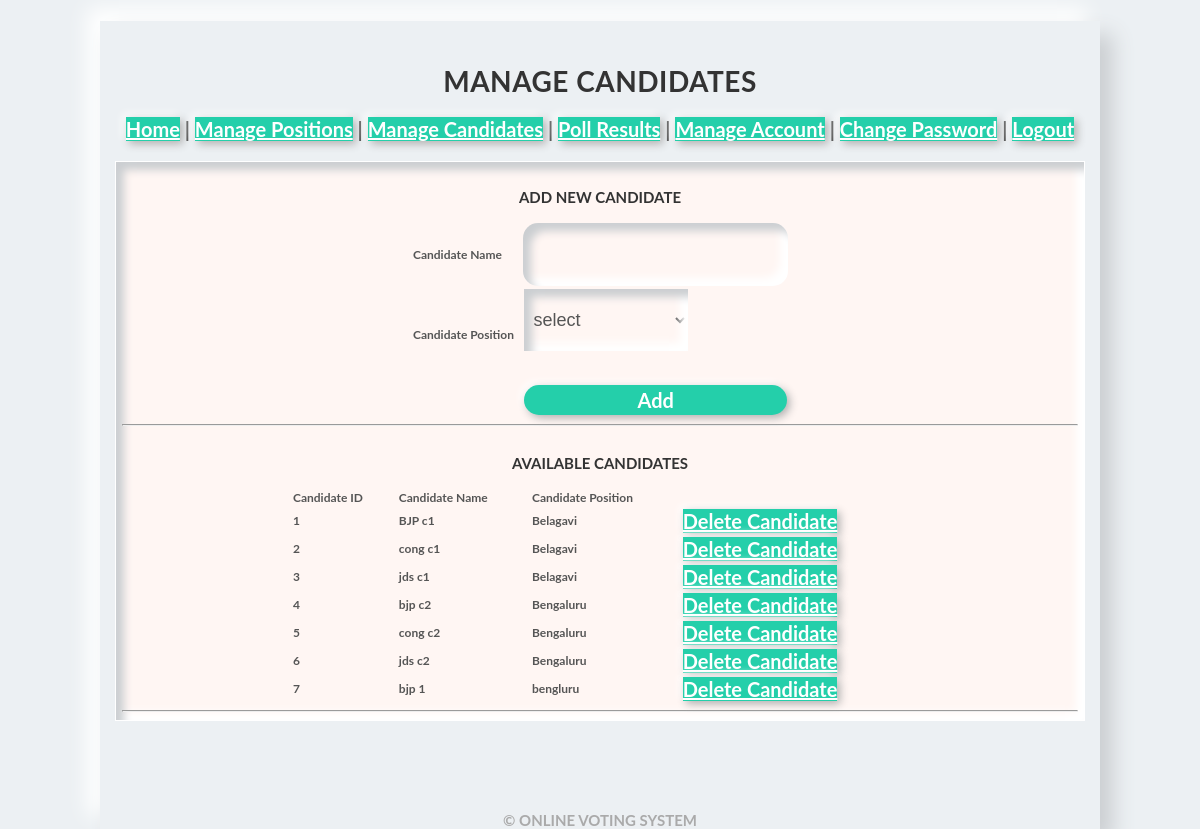
The page /admin/candidates.php (signed in) on the database its author committed.
### tables this page shows
CREATE TABLE `tbcandidates` (
  `candidate_id` int(5) NOT NULL,
  `candidate_name` varchar(45) NOT NULL,
  `candidate_position` varchar(45) NOT NULL,
  `candidate_cvotes` int(11) NOT NULL
);

### admin/candidates.php (the view, shortened to what this page needs)
<?php
require('../connection.php');
$result=mysqli_query($con,"SELECT * FROM tbCandidates");
?>
<?php
$positions_retrieved=mysqli_query($con, "SELECT * FROM tbPositions");
?>
<!DOCTYPE html PUBLIC "-//W3C//DTD XHTML 1.0 Transitional//EN" "http://www.w3.org/TR/xhtml1/DTD/xhtml1-transitional.dtd">
<html xmlns="http://www.w3.org/1999/xhtml">
<head>
<link href="css/admin_styles.css" rel="stylesheet" type="text/css" />
</head>
<body bgcolor="tan">
<center><b><font color = "brown" size="6"></font></b></center><br><br>
<div id="page">
<div id="header">
  <h1>MANAGE CANDIDATES</h1>
  <a href="admin.php">Home</a> | <a href="positions.php">Manage Positions</a> | <a href="candidates.php">Manage Candidates</a> | <a href="refresh.php">Poll Results</a> | <a href="manage-admins.php">Manage Account</a> | <a href="change-pass.php">Change Password</a>  | <a href="logout.php">Logout</a>
</div>
<div id="container">
<table width="380" align="center">
<CAPTION><h3>ADD NEW CANDIDATE</h3></CAPTION>
<form name="fmCandidates" id="fmCandidates" action="candidates.php" method="post" onsubmit="return candidateValidate(this)">
<tr>
    <td >Candidate Name</td>
    <td class="username"><input style="border: none;
  outline:none;
  background: none;
  font-size: 18px;
  color: #555;
  padding:20px 10px 20px 5px;" type="text" name="name" /></td>
</tr>
<tr>
    <td>Candidate Position</td>
    <td><SELECT style="margin-bottom: 30px;
 box-shadow: inset 8px 8px 8px #cbced1,
             inset -8px -8px 8px #ffffff;border: none;
 outline:none;
 background: none;
 font-size: 18px;
 color: #555;
 padding:20px 10px 20px 5px;" NAME="position" id="position">select
    <OPTION VALUE="select">select
    <?php
    while ($row=mysqli_fetch_array($positions_retrieved)){
    echo "<OPTION VALUE=$row[position_name]>$row[position_name]";
    }
    ?>
    </SELECT>
    </td>
</tr>
<tr>
    <td>&nbsp;</td>
    <td><input style="outline: none;
  border:none;
  cursor: pointer;
  width:100%;
  height: 30px;
  border-radius: 30px;
  font-size: 20px;
  font-weight: 700;
  font-family: 'Lato', sans-serif;
  color:#fff;
  text-align: center;
  background: #24cfaa;
  box-shadow: 3px 3px 8px #b1b1b1,
              -3px -3px 8px #ffffff;
  transition: 0.5s;" type="submit" name="Submit" value="Add" /></td>
</tr>
</table>
<hr>
<table border="0" width="620" align="center">
<CAPTION><h3>AVAILABLE CANDIDATES</h3></CAPTION>
<tr>
<th>Candidate ID</th>
<th>Candidate Name</th>
<th>Candidate Position</th>
</tr>
<?php
$inc=1;
while ($row=mysqli_fetch_array($result)){
echo "<tr>";
echo "<td>" . $inc."</td>";
echo "<td>" . $row['candidate_name']."</td>";
echo "<td>" . $row['candidate_position']."</td>";
echo '<td><a href="candidates.php?id=' . $row['candidate_id'] . '">Delete Candidate</a></td>';
echo "</tr>";
$inc++;
}
?>
</table>
<hr>
</div>
<div id="footer">
  <div class="bottom_addr">&copy; ONLINE VOTING SYSTEM</div>
</div>
</div>
</body>
</html>

### admin/css/admin_styles.css (style rules this page uses)
* { box-sizing: border-box; }
body { margin:0; height: 100vh; width: 100vw; overflow: hidden; font-family: 'Lato', sans-serif; font-weight: 700; display: flex; align-items: center; justify-content: center; color:#555; background: #ecf0f3; }
.bottom_addr { text-decoration: none; color:#aaa; font-size: 15px; }
h1 { text-align: center; color: #333333; font-size: 28px; padding-top: 24px; letter-spacing: 0.5px; }
h3 { text-align: center; color: #333333; font-size: 15px; padding-top: 7px; }
a { outline: none; border:none; cursor: pointer; width:100%; height: 50px; font-size: 20px; font-weight: 700; font-family: 'Lato', sans-serif; color:#fff; text-align: center; background: #24cfaa; box-shadow: 3px 3px 8px #b1b1b1, -3px -3px 8px #ffffff; transition: 0.5s; }
th { font-weight: bold; text-align: left; }
#page { width:1000px; margin:0 auto; margin-top:50px; padding-top:0px; background: #ecf0f3; box-shadow: 13px 13px 20px #cbced1, -13px -13px 20px #ffffff; height:auto; }
#header { text-align:center; background: #ecf0f3; }
#header { font-size:20px; }
#container { border:#ffffff solid 1px; padding:4px 6px 2px 6px; width:970px; margin:0 auto; background:#fff6f3; font-size:12px; text-align:justify; margin-top:20px; margin-bottom: 30px; box-shadow: inset 8px 8px 8px #cbced1, inset -8px -8px 8px #ffffff; }
#footer { padding-top: 60px; text-align: center; text-decoration: none; color:#aaa; font-size: 15px; }
.username, .password { margin-bottom: 30px; border-radius: 15px; box-shadow: inset 8px 8px 8px #cbced1, inset -8px -8px 8px #ffffff; }

### rows shown on the page
tbcandidates: candidate_name "BJP c1", candidate_position "Belagavi"
tbcandidates: candidate_name "cong c1", candidate_position "Belagavi"
tbcandidates: candidate_name "jds c1", candidate_position "Belagavi"
tbcandidates: candidate_name "bjp c2", candidate_position "Bengaluru"
tbcandidates: candidate_name "cong c2", candidate_position "Bengaluru"
tbcandidates: candidate_name "jds c2", candidate_position "Bengaluru"
tbcandidates: candidate_name "bjp 1", candidate_position "bengluru"
